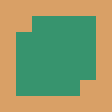

The image is a tile-based game level rendered from a .tmx file. Its description and complete source (layers, tilesets, objects, tile grids) follow:
An orthogonal 7x7 tile map with 16x16 px tiles, 2 tile layers (Tile Layer 0, Tile Layer 1).

<map version="1.9" tiledversion="1.9.0" orientation="orthogonal" renderorder="right-down" width="7" height="7" tilewidth="16" tileheight="16" infinite="0" nextlayerid="3" nextobjectid="1">
 <tileset firstgid="1" source="blocks.tsx" />
 <layer id="1" name="Tile Layer 0" width="7" height="7">
  <data encoding="csv">
1,1,1,1,1,1,1,
1,1,1,1,1,1,1,
1,1,1,1,1,1,1,
1,1,1,1,1,1,1,
1,1,1,1,1,1,1,
1,1,1,1,1,1,1,
1,1,1,1,1,1,1
</data>
 </layer>
 <layer id="2" name="Tile Layer 1" width="7" height="7">
  <data encoding="csv">
2,2,2,2,2,2,2,
2,2,0,0,0,0,2,
2,0,0,0,0,0,2,
2,0,0,0,0,0,2,
2,0,0,0,0,0,2,
2,0,0,0,0,2,2,
2,2,2,2,2,2,2
</data>
 </layer>
</map>